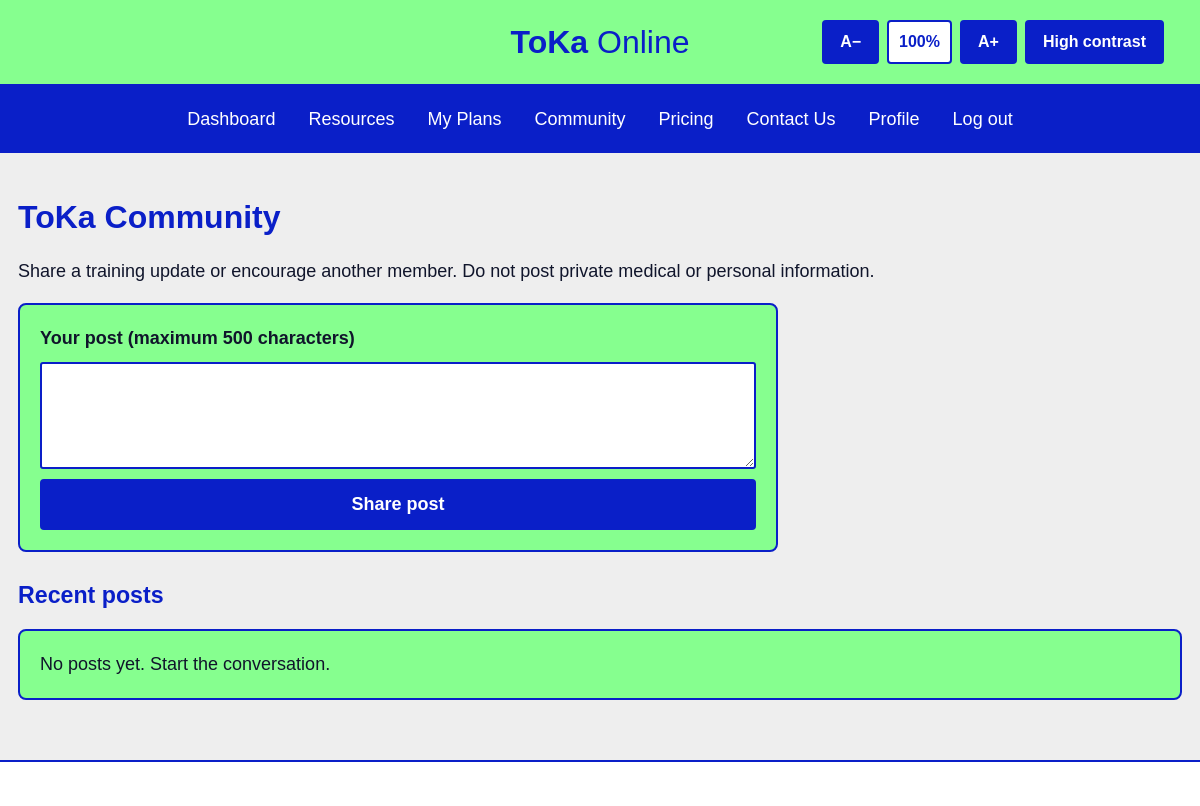
The app's page /community (signed in), older data.
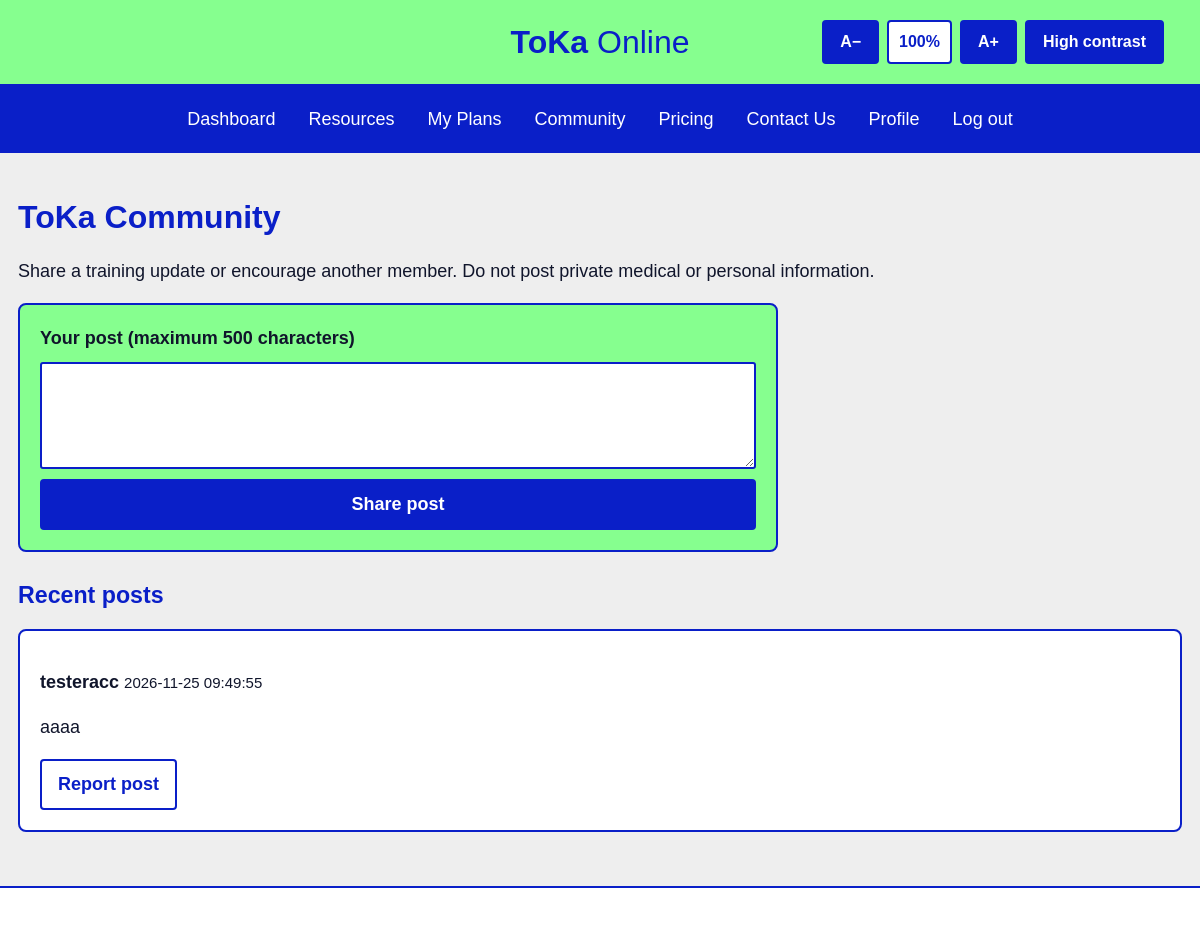
The same page, newer data.
### tables this page shows
CREATE TABLE community_posts (
        id INTEGER PRIMARY KEY AUTOINCREMENT,
        user_id INTEGER NOT NULL,
        body TEXT NOT NULL,
        created_at TEXT NOT NULL DEFAULT CURRENT_TIMESTAMP,
        reported INTEGER NOT NULL DEFAULT 0,
        FOREIGN KEY(user_id) REFERENCES users(id)
    );

CREATE TABLE users (
        id INTEGER PRIMARY KEY AUTOINCREMENT,
        username TEXT NOT NULL UNIQUE,
        email TEXT NOT NULL UNIQUE,
        password_hash TEXT NOT NULL,
        membership_status TEXT NOT NULL DEFAULT 'free',
        role TEXT NOT NULL DEFAULT 'member',
        failed_logins INTEGER NOT NULL DEFAULT 0,
        locked_until TEXT
    );

### app.py (the view, shortened to what this page needs)
@app.route("/community", methods=["GET", "POST"])
@login_required
def community():
    db = get_db()
    posts = db.execute(
        """SELECT community_posts.*, users.username FROM community_posts
           JOIN users ON users.id=community_posts.user_id
           WHERE reported=0 ORDER BY community_posts.id DESC"""
    ).fetchall()
    db.close()
    return render_template("community.html", posts=posts)

### app.py (called while the page is built)
def get_db():
    db = sqlite3.connect(app.config["DATABASE"])
    db.row_factory = sqlite3.Row
    return db

def login_required(view):
    @wraps(view)
    def wrapped(*args, **kwargs):
        if "user_id" not in session:
            flash("Please sign in to use that feature.", "warning")
            return redirect(url_for("login"))
        return view(*args, **kwargs)
    return wrapped

### templates/community.html (shortened to what this page needs)
{% extends "base.html" %}
{% block content %}
<h1>ToKa Community</h1>
<p>Share a training update or encourage another member. Do not post private medical or personal information.</p>
<form class="panel form-stack" method="post">
  <label for="body">Your post (maximum 500 characters)</label>
  <textarea id="body" name="body" maxlength="500" rows="3" required></textarea>
  <button type="submit">Share post</button>
</form>
<section class="section">
  <h2>Recent posts</h2>
  {% for post in posts %}
  <article class="card post">
    <p><strong>{{ post.username }}</strong> <small>{{ post.created_at }}</small></p>
    <p class="preserve">{{ post.body }}</p>
    <form method="post" action="{{ url_for('report_post', post_id=post.id) }}">
      <button class="button secondary" type="submit">Report post</button>
    </form>
  </article>
  {% else %}<p class="panel">No posts yet. Start the conversation.</p>{% endfor %}
</section>
{% endblock %}

### templates/base.html (shortened to what this page needs)
<!doctype html>
<html lang="en">
<head>
  <link rel="stylesheet" href="{{ url_for('static', filename='css/style.css') }}">
</head>
<body>
      <header class="site-header">
    <div class="access-tools" role="region" aria-label="Accessibility tools">
          <div class="access-tools" role="region" aria-label="Accessibility tools">
      <button type="button" id="text-smaller" aria-label="Decrease text size">A−</button>
      <span id="text-size-display" class="text-size-display" aria-live="polite">100%</span>
      <button type="button" id="text-larger" aria-label="Increase text size">A+</button>
      <button type="button" id="contrast-toggle" aria-pressed="false">High contrast</button>
    </div>
    </div>
    <a class="brand" href="{{ url_for('home') }}">ToKa <span>Online</span></a>
      </header>
  <nav class="nav" aria-label="Main navigation">
    <a href="{{ url_for('home') }}">Dashboard</a>
    <a href="{{ url_for('resources') }}">Resources</a>
    <a href="{{ url_for('plans') }}">My Plans</a>
    <a href="{{ url_for('community') }}">Community</a>
    <a href="{{ url_for('pricing') }}">Pricing</a>
    <a href="{{ url_for('contact') }}">Contact Us</a>
    {% if session.get('user_id') %}
      <a href="{{ url_for('profile') }}">Profile</a>
      <a href="{{ url_for('logout') }}">Log out</a>
    {% else %}
      <a href="{{ url_for('login') }}">Sign in</a>
      <a href="{{ url_for('register') }}">Register</a>
    {% endif %}
  </nav>
  <main id="main" class="container">
    {% block content %}{% endblock %}
  </main>
  <footer class="site-footer">
  </footer>
</body>
</html>

### static/css/style.css (style rules this page uses)
:root { --navy: #0A1FC8; --green: #86FF8F; --page: #EEEEEE; --ink: #10152b; --white: #ffffff; --border: #0A1FC8; }
* { box-sizing: border-box; }
html { scroll-behavior: smooth; }
body { margin: 0; background: var(--page); color: var(--ink); font-family: Arial, Verdana, sans-serif; font-size: 18px; line-height: 1.5; }
a { color: var(--navy); text-decoration: underline; text-underline-offset: 3px; }
.access-tools { position: absolute; top: 50%; transform: translateY(-50%); right: 18px; display: flex; gap: 8px; font-size: 16px; line-height: 1.2; }
.access-tools button, .text-size-display { font-size: 16px; white-space: nowrap; }
.text-size-display { display: inline-flex; align-items: center; justify-content: center; min-width: 64px; min-height: 44px; padding: 0 10px; background: white; color: var(--navy); border: 2px solid var(--navy); border-radius: 4px; font-weight: bold; }
.site-header { position: relative; display: flex; align-items: center; justify-content: center; min-height: 80px; background: var(--green); border-bottom: 2px solid var(--navy); text-align: center; padding: 18px; }
.brand { display: inline-block; font-size: 2rem; font-weight: 800; color: var(--navy); text-decoration: none; }
.brand span { font-weight: 400; }
.nav { background: var(--navy); display: flex; justify-content: center; flex-wrap: wrap; gap: 5px; padding: 10px; }
.nav a { color: white; padding: 9px 13px; min-height: 44px; display: inline-flex; align-items: center; border: 1px solid transparent; text-decoration: none; }
.container { max-width: 1200px; margin: 0 auto; padding: 24px 18px 42px; min-height: 55vh; }
h1, h2, h3 { color: var(--navy); line-height: 1.2; }
h1 { font-size: 2rem; }
h2 { font-size: 1.45rem; }
.panel, .card { background: var(--green); border: 2px solid var(--navy); border-radius: 8px; padding: 20px; }
.section { margin-top: 30px; }
.card { background: white; }
.button, button { display: inline-block; background: var(--navy); color: white; border: 2px solid var(--navy); border-radius: 4px; padding: 10px 16px; min-height: 44px; font: inherit; font-weight: bold; cursor: pointer; text-decoration: none; }
.button.secondary { background: white; color: var(--navy); }
.form-stack { display: flex; flex-direction: column; gap: 10px; max-width: 760px; }
input, textarea, select { width: 100%; padding: 11px; border: 2px solid var(--navy); border-radius: 3px; font: inherit; background: white; color: #111; }
textarea { resize: vertical; }
label { font-weight: bold; }
.preserve { white-space: pre-wrap; overflow-wrap: anywhere; }
.post { margin: 12px 0; }
.site-footer { text-align: center; background: #fff; border-top: 2px solid var(--navy); padding: 22px; }

Row changes from the older to the newer data that the page shows:
added community_posts: username "testeracc", created_at "2026-11-25 09:49:55", body "aaaa"
Text that changed along with them:
text no longer shown: "No posts yet. Start the conversation."
